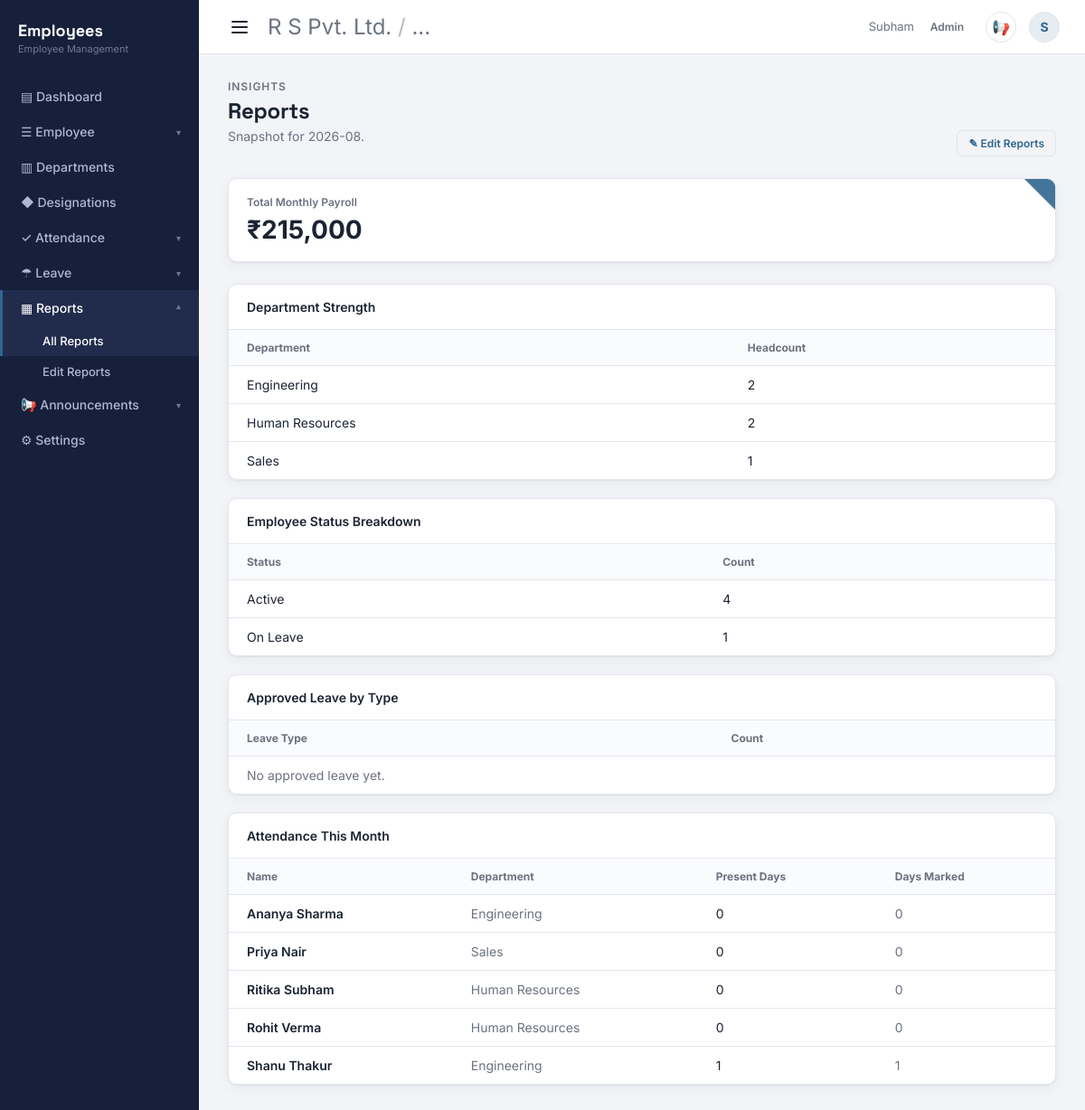
/reports (signed in), run on the app's committed database.
### tables this page shows
CREATE TABLE employees (
    id INTEGER PRIMARY KEY AUTOINCREMENT,
    registration_no TEXT UNIQUE,
    name TEXT NOT NULL,
    email TEXT NOT NULL,
    phone TEXT,
    department TEXT NOT NULL,
    role TEXT NOT NULL,
    status TEXT NOT NULL DEFAULT 'Active',
    salary REAL,
    experience_years REAL,
    join_date TEXT NOT NULL,
    paid_leaves_override INTEGER,
    unpaid_leaves_override INTEGER,
    total_leaves_override INTEGER
);

### app.py (the view)
@app.route("/reports")
@login_required
@roles_required("Admin", "HR Manager")
def reports():
    db = get_db()
    dept_strength = db.execute(
        "SELECT department, COUNT(*) as count FROM employees GROUP BY department ORDER BY department"
    ).fetchall()
    status_breakdown = db.execute(
        "SELECT status, COUNT(*) as count FROM employees GROUP BY status"
    ).fetchall()
    month_prefix = date.today().isoformat()[:7]
    attendance_this_month = db.execute(
        "SELECT employees.name as name, employees.department as department, "
        "SUM(CASE WHEN attendance.status = 'Present' THEN 1 ELSE 0 END) as present_days, "
        "COUNT(attendance.id) as marked_days "
        "FROM employees LEFT JOIN attendance ON attendance.employee_id = employees.id AND attendance.date LIKE ? "
        "GROUP BY employees.id ORDER BY employees.name",
        (f"{month_prefix}%",),
    ).fetchall()
    leave_summary = db.execute(
        "SELECT status, COUNT(*) as count FROM leaves GROUP BY status"
    ).fetchall()
    leave_by_type = db.execute(
        "SELECT leave_type, COUNT(*) as count FROM leaves WHERE status = 'Approved' GROUP BY leave_type"
    ).fetchall()
    total_salary = db.execute("SELECT SUM(salary) as total FROM employees").fetchone()["total"] or 0
    report_notes_row = db.execute("SELECT notes, updated_by, updated_at FROM report_settings WHERE id = 1").fetchone()
    return render_template(
        "reports.html",
        dept_strength=dept_strength,
        status_breakdown=status_breakdown,
        attendance_this_month=attendance_this_month,
        month_label=month_prefix,
        leave_summary=leave_summary,
        leave_by_type=leave_by_type,
        total_salary=total_salary,
        report_notes=report_notes_row["notes"] if report_notes_row else "",
        report_notes_updated_by=report_notes_row["updated_by"] if report_notes_row else None,
        report_notes_updated_at=report_notes_row["updated_at"] if report_notes_row else None,
    )

### app.py (called while the page is built)
def login_required(view):
    @wraps(view)
    def wrapped(*args, **kwargs):
        if not session.get("logged_in"):
            return redirect(url_for("login"))
        return view(*args, **kwargs)
    return wrapped

def roles_required(*allowed_roles):
    def decorator(view):
        @wraps(view)
        def wrapped(*args, **kwargs):
            if not session.get("logged_in"):
                return redirect(url_for("login"))
            if session.get("role") not in allowed_roles:
                flash("You don't have permission to access that page.")
                return redirect(url_for("dashboard"))
            return view(*args, **kwargs)
        return wrapped
    return decorator

def get_db():
    if "db" not in g:
        g.db = db_compat.connect(DB_PATH)
        g.db.execute("PRAGMA foreign_keys = ON")
    return g.db

### db_compat.py (called while the page is built)
    def connect(sqlite_path):
        conn = sqlite3.connect(sqlite_path)
        conn.row_factory = sqlite3.Row
        return conn

### templates/reports.html (shortened to what this page needs)
{% extends "base.html" %}
{% block content %}
<div class="page-head">
  <div>
    <div class="eyebrow">Insights</div>
    <h1>Reports</h1>
    <p class="sub">Snapshot for {{ month_label }}.</p>
  </div>
  {% if current_role == 'Admin' %}
  <a href="{{ url_for('edit_reports') }}" class="btn btn-ghost btn-sm">✎ Edit Reports</a>
  {% endif %}
</div>
<div class="stat-row">
  <div class="card stat-card">
    <div class="stat-corner" style="background: var(--primary);"></div>
    <div class="stat-label">Total Monthly Payroll</div>
    <div class="stat-value">₹{{ "{:,.0f}".format(total_salary) }}</div>
  </div>
</div>
<div class="card" style="padding: 0; margin-bottom: 20px;">
  <div style="padding: 16px 20px; border-bottom: 1px solid var(--border); font-weight: 600; font-size: 14px;">
    Department Strength
  </div>
  <table>
    <thead><tr><th>Department</th><th>Headcount</th></tr></thead>
    <tbody>
      {% for row in dept_strength %}
      <tr><td>{{ row['department'] }}</td><td>{{ row['count'] }}</td></tr>
      {% else %}
      <tr><td colspan="2" style="color: var(--text-muted);">No data.</td></tr>
      {% endfor %}
    </tbody>
  </table>
</div>
<div class="card" style="padding: 0; margin-bottom: 20px;">
  <div style="padding: 16px 20px; border-bottom: 1px solid var(--border); font-weight: 600; font-size: 14px;">
    Employee Status Breakdown
  </div>
  <table>
    <thead><tr><th>Status</th><th>Count</th></tr></thead>
    <tbody>
      {% for row in status_breakdown %}
      <tr><td>{{ row['status'] }}</td><td>{{ row['count'] }}</td></tr>
      {% else %}
      <tr><td colspan="2" style="color: var(--text-muted);">No data.</td></tr>
      {% endfor %}
    </tbody>
  </table>
</div>
<div class="card" style="padding: 0; margin-bottom: 20px;">
  <div style="padding: 16px 20px; border-bottom: 1px solid var(--border); font-weight: 600; font-size: 14px;">
    Approved Leave by Type
  </div>
  <table>
    <thead><tr><th>Leave Type</th><th>Count</th></tr></thead>
    <tbody>
      {% for row in leave_by_type %}
      <tr><td>{{ row['leave_type'] }}</td><td>{{ row['count'] }}</td></tr>
      {% else %}
      <tr><td colspan="2" style="color: var(--text-muted);">No approved leave yet.</td></tr>
      {% endfor %}
    </tbody>
  </table>
</div>
<div class="card" style="padding: 0;">
  <div style="padding: 16px 20px; border-bottom: 1px solid var(--border); font-weight: 600; font-size: 14px;">
    Attendance This Month
  </div>
  <div style="overflow-x: auto;">
  <table>
    <thead><tr><th>Name</th><th>Department</th><th>Present Days</th><th>Days Marked</th></tr></thead>
    <tbody>
      {% for row in attendance_this_month %}
      <tr>
        <td style="font-weight: 600;">{{ row['name'] }}</td>
        <td style="color: var(--text-muted);">{{ row['department'] }}</td>
        <td>{{ row['present_days'] or 0 }}</td>
        <td style="color: var(--text-muted);">{{ row['marked_days'] or 0 }}</td>
      </tr>
      {% else %}
      <tr><td colspan="4" style="color: var(--text-muted);">No data.</td></tr>
      {% endfor %}
    </tbody>
  </table>
  </div>
</div>
{% endblock %}

### static/css/style.css (style rules this page uses)
:root { --bg: #f3f4f7; --surface: #ffffff; --sidebar: #17203a; --sidebar-hover: #212c4d; --sidebar-text: #aeb8d0; --sidebar-text-dim: #6f7996; --primary: #2f6690; --primary-dark: #234c6c; --primary-soft: #e5edf3; --accent-green: #4c9a78; --accent-green-soft: #e6f2ec; --accent-amber: #c97b3b; --accent-amber-soft: #f7ece0; --accent-red: #b85c5c; --accent-red-soft: #f6e8e8; --text: #1b2333; --text-muted: #6b7280; --border: #e4e6ec; --radius: 10px; --shadow: 0 1px 2px rgba(23, 32, 58, 0.06), 0 4px 14px rgba(23, 32, 58, 0.05); }
* { box-sizing: border-box; }
html, body { height: 100%; margin: 0; }
body { background: var(--bg); color: var(--text); font-family: "Inter", -apple-system, BlinkMacSystemFont, sans-serif; -webkit-font-smoothing: antialiased; }
h1, h2, h3, h4 { font-family: "Space Grotesk", "Inter", sans-serif; margin: 0; letter-spacing: -0.01em; }
a { color: inherit; text-decoration: none; }
.page-head { display: flex; align-items: flex-end; justify-content: space-between; gap: 16px; margin-bottom: 24px; flex-wrap: wrap; }
.eyebrow { font-size: 12px; font-weight: 600; letter-spacing: 0.08em; text-transform: uppercase; color: var(--text-muted); margin-bottom: 4px; }
.page-head h1 { font-size: 24px; font-weight: 700; }
.page-head p.sub { color: var(--text-muted); font-size: 14px; margin-top: 4px; }
.btn { display: inline-block; border: none; border-radius: 8px; padding: 10px 18px; font-size: 14px; font-weight: 600; cursor: pointer; }
.btn-ghost { background: transparent; color: var(--primary); border: 1px solid var(--border); }
.btn-sm { padding: 6px 12px; font-size: 12px; border-radius: 6px; }
.card { background: var(--surface); border: 1px solid var(--border); border-radius: var(--radius); box-shadow: var(--shadow); }
table { width: 100%; border-collapse: collapse; }
thead tr { font-size: 12px; color: var(--text-muted); text-align: left; background: #fafbfc; }
th, td { padding: 12px 20px; }
tbody tr { border-top: 1px solid var(--border); font-size: 14px; }
.stat-row { display: flex; gap: 16px; flex-wrap: wrap; margin-bottom: 24px; }
.stat-card { padding: 18px 20px; position: relative; overflow: hidden; flex: 1; min-width: 210px; }
.stat-corner { position: absolute; top: 0; right: 0; width: 34px; height: 34px; clip-path: polygon(100% 0, 0 0, 100% 100%); opacity: 0.9; }
.stat-label { font-size: 12px; color: var(--text-muted); font-weight: 600; }
.stat-value { font-size: 28px; font-weight: 700; margin-top: 6px; }

### data on the page
employees: department "Human Resources", count "2", name "Rohit Verma", row "0"
employees: status "Active", count "4", name "Ritika Subham", department "Human Resources", row "0"
employees: name "Ananya Sharma", department "Engineering", row "0"
employees: name "Priya Nair", department "Sales", row "0"
employees: name "Shanu Thakur", department "Engineering", row "1"

### other printed values
{{ current_username }} "Subham"
{{ current_role }} "Admin"
{{ current_username[0]|upper if current_username else '?' }} "S"
{{ "{:,.0f}".format(total_salary) }} "215,000"
{{ row['department'] }} "Engineering" "Sales"
{{ row['count'] }} "2" "1"
{{ row['status'] }} "On Leave"
{{ row['count'] }} "1"
